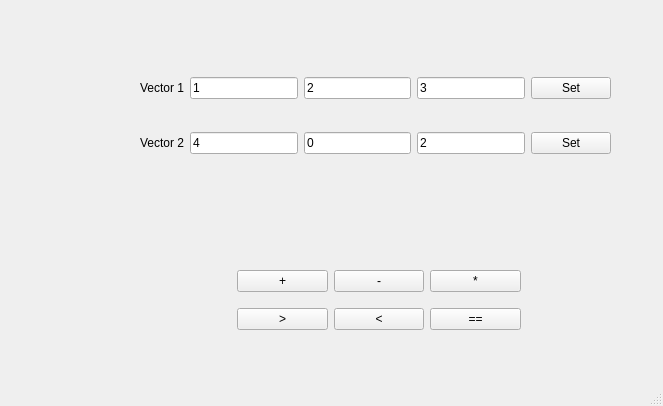
<?xml version="1.0" encoding="UTF-8"?>
<ui version="4.0">
 <class>MainWindow</class>
 <widget class="QMainWindow" name="MainWindow">
  <property name="geometry">
   <rect>
    <x>0</x>
    <y>0</y>
    <width>663</width>
    <height>406</height>
   </rect>
  </property>
  <property name="windowTitle">
   <string>MainWindow</string>
  </property>
  <widget class="QWidget" name="centralwidget">
   <widget class="QWidget" name="gridLayoutWidget">
    <property name="geometry">
     <rect>
      <x>140</x>
      <y>50</y>
      <width>471</width>
      <height>131</height>
     </rect>
    </property>
    <layout class="QGridLayout" name="gridLayout">
     <item row="1" column="1">
      <widget class="QLineEdit" name="v2_x">
       <property name="text">
        <string>4</string>
       </property>
      </widget>
     </item>
     <item row="1" column="0">
      <widget class="QLabel" name="inf2">
       <property name="text">
        <string>Vector 2</string>
       </property>
      </widget>
     </item>
     <item row="0" column="0">
      <widget class="QLabel" name="inf1">
       <property name="text">
        <string>Vector 1</string>
       </property>
      </widget>
     </item>
     <item row="0" column="2">
      <widget class="QLineEdit" name="v1_y">
       <property name="text">
        <string>2</string>
       </property>
      </widget>
     </item>
     <item row="1" column="2">
      <widget class="QLineEdit" name="v2_y">
       <property name="text">
        <string>0</string>
       </property>
      </widget>
     </item>
     <item row="0" column="1">
      <widget class="QLineEdit" name="v1_x">
       <property name="text">
        <string>1</string>
       </property>
      </widget>
     </item>
     <item row="1" column="3">
      <widget class="QLineEdit" name="v2_z">
       <property name="text">
        <string>2</string>
       </property>
      </widget>
     </item>
     <item row="0" column="3">
      <widget class="QLineEdit" name="v1_z">
       <property name="text">
        <string>3</string>
       </property>
      </widget>
     </item>
     <item row="0" column="4">
      <widget class="QPushButton" name="set_v1">
       <property name="text">
        <string>Set</string>
       </property>
      </widget>
     </item>
     <item row="1" column="4">
      <widget class="QPushButton" name="set_v2">
       <property name="text">
        <string>Set</string>
       </property>
      </widget>
     </item>
    </layout>
   </widget>
   <widget class="QWidget" name="gridLayoutWidget_2">
    <property name="geometry">
     <rect>
      <x>140</x>
      <y>260</y>
      <width>381</width>
      <height>80</height>
     </rect>
    </property>
    <layout class="QGridLayout" name="gridLayout_2">
     <item row="1" column="3">
      <widget class="QPushButton" name="button_eqv">
       <property name="text">
        <string>==</string>
       </property>
      </widget>
     </item>
     <item row="0" column="1">
      <widget class="QPushButton" name="button_plus">
       <property name="text">
        <string>+</string>
       </property>
      </widget>
     </item>
     <item row="0" column="2">
      <widget class="QPushButton" name="button_minus">
       <property name="text">
        <string>-</string>
       </property>
      </widget>
     </item>
     <item row="1" column="1">
      <widget class="QPushButton" name="button_big">
       <property name="text">
        <string>&gt;</string>
       </property>
      </widget>
     </item>
     <item row="1" column="2">
      <widget class="QPushButton" name="botton_sm">
       <property name="text">
        <string>&lt;</string>
       </property>
      </widget>
     </item>
     <item row="0" column="3">
      <widget class="QPushButton" name="button_mult">
       <property name="text">
        <string>*</string>
       </property>
      </widget>
     </item>
     <item row="0" column="0">
      <widget class="QLabel" name="label_v1">
       <property name="text">
        <string/>
       </property>
      </widget>
     </item>
     <item row="1" column="0">
      <widget class="QLabel" name="label_v2">
       <property name="text">
        <string/>
       </property>
      </widget>
     </item>
    </layout>
   </widget>
   <widget class="QLabel" name="label_res">
    <property name="geometry">
     <rect>
      <x>520</x>
      <y>260</y>
      <width>121</width>
      <height>71</height>
     </rect>
    </property>
    <property name="text">
     <string/>
    </property>
   </widget>
  </widget>
  <widget class="QMenuBar" name="menubar">
   <property name="geometry">
    <rect>
     <x>0</x>
     <y>0</y>
     <width>663</width>
     <height>22</height>
    </rect>
   </property>
  </widget>
  <widget class="QStatusBar" name="statusbar"/>
 </widget>
 <resources/>
 <connections/>
</ui>
